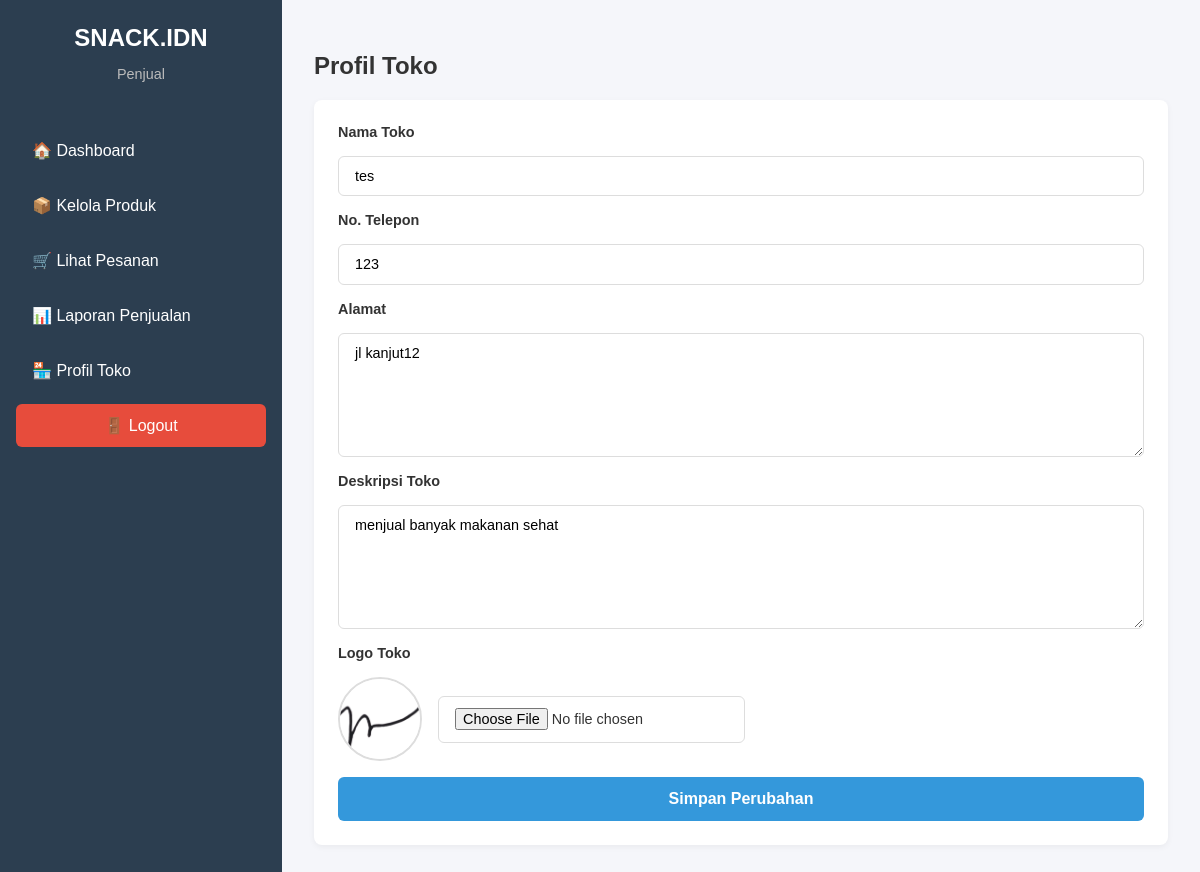
The app's page /public/seller/profil.php (signed in) with its own data.
### tables this page shows
CREATE TABLE `user` (
  `id` varchar(36) NOT NULL,
  `name` varchar(255) NOT NULL,
  `email` varchar(255) NOT NULL,
  `password` varchar(255) NOT NULL,
  `role` enum('pembeli','penjual','admin') NOT NULL,
  `phone` varchar(20) DEFAULT NULL,
  `address` text DEFAULT NULL,
  `store_description` text DEFAULT NULL,
  `store_logo` varchar(255) DEFAULT NULL,
  `status` enum('active','suspended') DEFAULT 'active',
  `created_at` datetime DEFAULT current_timestamp()
);

### public/seller/profil.php (the view, shortened to what this page needs)
<?php
require_once __DIR__ . '/../../config/database.php';
$seller_id = $_SESSION['user']['id'];
$user_res = $conn->query("SELECT * FROM user WHERE id='$seller_id'");
$user = $user_res->fetch_assoc();
?>
<!DOCTYPE html>
<html lang="id">
<head>
  <link rel="stylesheet" href="assets/css/base.css">
  <link rel="stylesheet" href="assets/css/profil.css">
</head>
<body>
  <div class="dashboard-container">
    <?php include __DIR__ . '/sidebar.php'; ?>
    <main class="main-content">
      <h2>Profil Toko</h2>
      <div class="card">
        <form method="POST" enctype="multipart/form-data">
          <label for="name">Nama Toko</label>
          <input type="text" id="name" name="name" value="<?= htmlspecialchars($user['name']) ?>" required>
          <label for="phone">No. Telepon</label>
          <input type="text" id="phone" name="phone" value="<?= htmlspecialchars($user['phone']) ?>">
          <label for="address">Alamat</label>
          <textarea id="address" name="address"><?= htmlspecialchars($user['address']) ?></textarea>
          <label for="store_description">Deskripsi Toko</label>
          <textarea id="store_description" name="store_description"><?= htmlspecialchars($user['store_description'] ?? '') ?></textarea>
          <label for="store_logo">Logo Toko</label>
          <div class="profile-preview">
            <img id="profile_preview" src="<?= $user['store_logo'] ? '/ecommerce/' . $user['store_logo'] : '/ecommerce/assets/img/default_profile.png' ?>" alt="Logo Toko">
            <input type="file" name="store_logo" id="store_logo" accept="image/*">
          </div>
          <button type="submit" name="update_profile">Simpan Perubahan</button>
        </form>
      </div>
    </main>
  </div>
</body>
</html>

### public/seller/assets/css/base.css (style rules this page uses)
body { margin: 0; font-family: 'Poppins', sans-serif; background: #f5f6fa; color: #333; }
.dashboard-container { display: flex; min-height: 100vh; }

### public/seller/assets/css/profil.css (style rules this page uses)
.main-content { flex: 1; padding: 2rem; }
.card { background: #fff; padding: 1.5rem; border-radius: 8px; box-shadow: 0 2px 6px rgba(0,0,0,0.05); max-width: auto; }
.card form { display: flex; flex-direction: column; gap: 1rem; }
.card label { font-weight: 600; font-size: 0.9rem; color: #333; }
.card input, .card textarea, .card select { padding: 0.7rem 1rem; border: 1px solid #ddd; border-radius: 6px; font-size: 0.9rem; font-family: 'Poppins', sans-serif; }
.card textarea { min-height: 100px; resize: vertical; }
.card button { background: #3498db; color: #fff; padding: 0.8rem 1rem; border: none; border-radius: 6px; font-size: 1rem; font-weight: 600; cursor: pointer; transition: background 0.3s; }
.profile-preview { display: flex; align-items: center; gap: 1rem; }
.profile-preview img { width: 80px; height: 80px; object-fit: cover; border-radius: 50%; border: 2px solid #ddd; }

### records on screen
user: name "tes", phone "123", address "jl kanjut12", store_description "menjual banyak makanan sehat", store_logo (picture)
